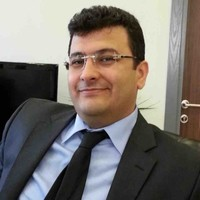
#> input picture DeepFacePractice1/_archive/backups/images_backup/kisi_A_1.jpg, 200 x 200 px
$ python -i moire_pattern_analysis.py   (imports and definitions only)   (older library calls are emulated)
#> lines starting #> are read from the running program, lines starting #| are printed output that depends on the picture; after the words box and inside, x2 and y2 are one past the last pixel; in counts of white or black regions, pixels touching at a corner belong together
"""Shared moire-pattern analysis for screen replay and texture liveness checks."""

from __future__ import annotations

from typing import Sequence

import cv2
import numpy as np

DEFAULT_GABOR_KSIZE = (21, 21)
DEFAULT_GABOR_SIGMA = 5.0
DEFAULT_GABOR_LAMBDA = 10.0
DEFAULT_GABOR_GAMMA = 0.5
DEFAULT_GABOR_PSI = 0
DEFAULT_GABOR_THETAS = (0.0, np.pi / 4, np.pi / 2, 3 * np.pi / 4)
DEFAULT_RESPONSE_STD_THRESHOLD = 30.0
DEFAULT_CENTER_FOCUS_RATIO = 0.72


def build_default_moire_gabor_kernels() -> list[np.ndarray]:
    """Create the default Gabor bank used by the texture detectors."""
    return [
        cv2.getGaborKernel(
            ksize=DEFAULT_GABOR_KSIZE,
            sigma=DEFAULT_GABOR_SIGMA,
            theta=theta,
            lambd=DEFAULT_GABOR_LAMBDA,
            gamma=DEFAULT_GABOR_GAMMA,
            psi=DEFAULT_GABOR_PSI,
        )
        for theta in DEFAULT_GABOR_THETAS
    ]


def analyze_moire_pattern(
    gray: np.ndarray,
    *,
    gabor_kernels: Sequence[np.ndarray] | None = None,
    response_std_threshold: float = DEFAULT_RESPONSE_STD_THRESHOLD,
) -> dict[str, float | list[float]]:
    """Analyze periodic moire-like responses in a grayscale image.

    Returns normalized risk in [0,1] plus raw detector diagnostics.
    """
    kernels = list(gabor_kernels) if gabor_kernels is not None else build_default_moire_gabor_kernels()
    if gray is None or gray.size == 0 or not kernels:
        return {
            "moire_risk": 0.0,
            "moire_score": 100.0,
            "moire_response_count": 0.0,
            "moire_response_fraction": 0.0,
            "moire_response_std_mean": 0.0,
            "moire_response_std_max": 0.0,
            "moire_response_stds": [],
        }

    focus_gray, focus_ratio = _extract_center_focus(gray)
    clahe = cv2.createCLAHE(clipLimit=2.0, tileGridSize=(8, 8))
    normalized_gray = clahe.apply(focus_gray)

    response_stds: list[float] = []
    strong_response_count = 0
    for kernel in kernels:
        filtered = cv2.filter2D(normalized_gray, cv2.CV_64F, kernel)
        response_std = float(np.std(filtered))
        response_stds.append(response_std)
        if response_std > response_std_threshold:
            strong_response_count += 1

    response_fraction = strong_response_count / max(len(kernels), 1)
    response_std_mean = float(np.mean(response_stds)) if response_stds else 0.0
    response_std_max = float(np.max(response_stds)) if response_stds else 0.0
    response_std_min = float(np.min(response_stds)) if response_stds else 0.0
    response_std_range = max(0.0, response_std_max - response_std_min)
    response_std_std = float(np.std(response_stds)) if response_stds else 0.0
    normalized_excess = [_clamp01((std - response_std_threshold) / max(response_std_threshold, 1e-6)) for std in response_stds]
    gabor_strength = float(np.mean(normalized_excess)) if normalized_excess else 0.0
    orientation_selectivity = 0.0
    if response_std_max > 1e-6:
        orientation_selectivity = _clamp01(response_std_range / response_std_max)
    periodic_gabor_risk = _clamp01(gabor_strength * (0.35 + 0.65 * orientation_selectivity))

    fft_details = _compute_fft_periodicity(normalized_gray)
    fft_risk = float(fft_details["moire_fft_risk"])
    moire_risk = _clamp01(
        0.45 * periodic_gabor_risk
        + 0.30 * fft_risk
        + 0.15 * response_fraction
        + 0.10 * _clamp01(response_std_std / max(response_std_threshold, 1e-6))
    )
    moire_score = 100.0 * (1.0 - moire_risk)

    return {
        "moire_risk": moire_risk,
        "moire_score": moire_score,
        "moire_response_count": float(strong_response_count),
        "moire_response_fraction": response_fraction,
        "moire_response_std_mean": response_std_mean,
        "moire_response_std_max": response_std_max,
        "moire_response_std_min": response_std_min,
        "moire_response_std_range": response_std_range,
        "moire_response_std_std": response_std_std,
        "moire_gabor_strength": gabor_strength,
        "moire_orientation_selectivity": orientation_selectivity,
        "moire_periodic_gabor_risk": periodic_gabor_risk,
        "moire_center_focus_ratio": focus_ratio,
        "moire_response_stds": response_stds,
        **fft_details,
    }


def _clamp01(value: float) -> float:
    return max(0.0, min(1.0, float(value)))


def _extract_center_focus(gray: np.ndarray, focus_ratio: float = DEFAULT_CENTER_FOCUS_RATIO) -> tuple[np.ndarray, float]:
    if gray is None or gray.size == 0:
        return gray, focus_ratio
    h, w = gray.shape[:2]
    crop_h = max(16, int(round(h * focus_ratio)))
    crop_w = max(16, int(round(w * focus_ratio)))
    y1 = max(0, (h - crop_h) // 2)
    x1 = max(0, (w - crop_w) // 2)
    y2 = min(h, y1 + crop_h)
    x2 = min(w, x1 + crop_w)
    return gray[y1:y2, x1:x2], focus_ratio


def _compute_fft_periodicity(gray: np.ndarray) -> dict[str, float]:
    if gray is None or gray.size == 0:
        return {
            "moire_fft_mid_low_ratio": 0.0,
            "moire_fft_peak_ratio": 0.0,
            "moire_fft_risk": 0.0,
        }

    resized = gray
    h, w = gray.shape[:2]
    max_side = max(h, w)
    if max_side > 256:
        scale = 256.0 / float(max_side)
        resized = cv2.resize(
            gray,
            (max(1, int(round(w * scale))), max(1, int(round(h * scale)))),
            interpolation=cv2.INTER_AREA,
        )

    spectrum = np.fft.fftshift(np.fft.fft2(resized.astype(np.float32)))
    magnitude = np.log1p(np.abs(spectrum))
    h2, w2 = magnitude.shape[:2]
    cy, cx = h2 / 2.0, w2 / 2.0
    yy, xx = np.ogrid[:h2, :w2]
    radius = np.sqrt((yy - cy) ** 2 + (xx - cx) ** 2)
    half_side = min(h2, w2) / 2.0
    low_radius = max(2.0, half_side / 14.0)
    mid_radius = max(low_radius + 1.0, half_side / 4.2)

    low_mask = radius <= low_radius
    mid_mask = (radius > low_radius) & (radius <= mid_radius)
    low_energy = float(np.mean(magnitude[low_mask])) if np.any(low_mask) else 0.0
    mid_energy = float(np.mean(magnitude[mid_mask])) if np.any(mid_mask) else 0.0
    peak_energy = float(np.max(magnitude[mid_mask])) if np.any(mid_mask) else 0.0

    mid_low_ratio = mid_energy / max(low_energy, 1e-6)
    peak_ratio = peak_energy / max(mid_energy, 1e-6)
    fft_risk = _clamp01(
        0.65 * _normalize(mid_low_ratio, 0.82, 1.18)
        + 0.35 * _normalize(peak_ratio, 1.55, 2.80)
    )
    return {
        "moire_fft_mid_low_ratio": mid_low_ratio,
        "moire_fft_peak_ratio": peak_ratio,
        "moire_fft_risk": fft_risk,
    }


def _normalize(value: float, low: float, high: float) -> float:
    if high <= low:
        return 0.0
    return _clamp01((float(value) - low) / (high - low))

>>> import cv2
>>> picture = cv2.imread('../../../../../../../../DeepFacePractice1/_archive/backups/images_backup/kisi_A_1.jpg', cv2.IMREAD_GRAYSCALE)
#> picture: shape (200, 200); min 0, max 253, mean 115.2
>>> result = analyze_moire_pattern(picture)
#> in analyze_moire_pattern, `focus_gray, focus_ratio = _extract_center_focus(gray)`:
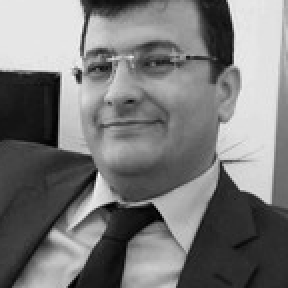
#> focus_gray: shape (144, 144) (shown 2 times larger); min 0, max 253, mean 121.3
#> in analyze_moire_pattern, `focus_gray, focus_ratio = _extract_center_focus(gray)`: focus_ratio = 0.72
#> in analyze_moire_pattern, `normalized_gray = clahe.apply(focus_gray)`:
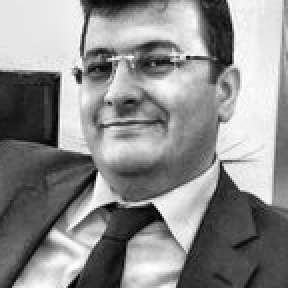
#> normalized_gray: shape (144, 144) (shown 2 times larger); min 2, max 255, mean 140.8
#> the loop in analyze_moire_pattern, `for kernel in kernels:` made 4 passes
#> response_std on passes 1 to 4: 1202.7, 1155.9, 1032.4, 903
#> pass 1, in analyze_moire_pattern, `filtered = cv2.filter2D(normalized_gray, cv2.CV_64F, kernel)`:
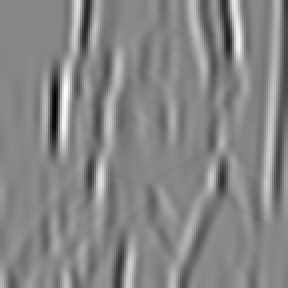
#> filtered: shape (144, 144) float64 (shown 2 times larger); min -6548, max 5864.6, mean -14.4; drawn with min black and max white
#> after the loop in analyze_moire_pattern, `for kernel in kernels:`:
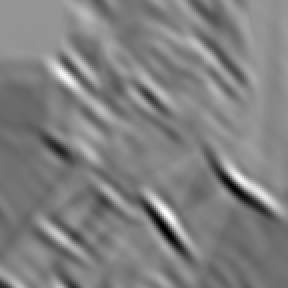
#> filtered: shape (144, 144) float64 (shown 2 times larger); min -3634.5, max 5885, mean 1167.5; drawn with min black and max white
#> after the loop in analyze_moire_pattern, `for kernel in kernels:`: response_stds = [1202.7, 1155.9, 1032.4, 903]; strong_response_count = 4
#> in analyze_moire_pattern, `response_fraction = strong_response_count / max(len(kernels), 1)`: response_fraction = 1
#> in analyze_moire_pattern, `response_std_mean = float(np.mean(response_stds)) if response_stds els..`: response_std_mean = 1073.5
#> in analyze_moire_pattern, `response_std_max = float(np.max(response_stds)) if response_stds else ..`: response_std_max = 1202.7
#> in analyze_moire_pattern, `response_std_min = float(np.min(response_stds)) if response_stds else ..`: response_std_min = 903
#> in analyze_moire_pattern, `response_std_range = max(0.0, response_std_max - response_std_min)`: response_std_range = 299.6
#> in analyze_moire_pattern, `response_std_std = float(np.std(response_stds)) if response_stds else ..`: response_std_std = 116.4
#> in analyze_moire_pattern, `normalized_excess = [_clamp01((std - response_std_threshold) / max(res..`: normalized_excess = [1, 1, 1, 1]
#> in analyze_moire_pattern, `gabor_strength = float(np.mean(normalized_excess)) if normalized_exces..`: gabor_strength = 1
#> in analyze_moire_pattern, `orientation_selectivity = _clamp01(response_std_range / response_std_m..`: orientation_selectivity = 0.249
#> in analyze_moire_pattern, `periodic_gabor_risk = _clamp01(gabor_strength * (0.35 + 0.65 * orienta..`: periodic_gabor_risk = 0.512
#> in _compute_fft_periodicity, `magnitude = np.log1p(np.abs(spectrum))`:
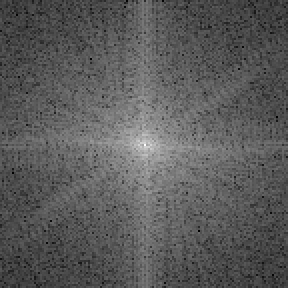
#> magnitude: shape (144, 144) float64 (shown 2 times larger); min 2.87, max 14.89, mean 7.15; drawn with min black and max white
#> in _compute_fft_periodicity, `low_energy = float(np.mean(magnitude[low_mask])) if np.any(low_mask) e..`: low_energy = 11.43
#> in _compute_fft_periodicity, `low_energy = float(np.mean(magnitude[low_mask])) if np.any(low_mask) e..`:
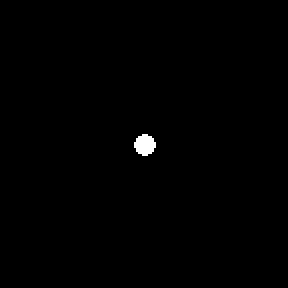
#> low_mask: shape (144, 144) bool (shown 2 times larger); 0.43% white; 1 white region, box (x1, y1, x2, y2) and area: (67, 67, 78, 78) 89
#> in _compute_fft_periodicity, `mid_energy = float(np.mean(magnitude[mid_mask])) if np.any(mid_mask) e..`: mid_energy = 9.59
#> in _compute_fft_periodicity, `mid_energy = float(np.mean(magnitude[mid_mask])) if np.any(mid_mask) e..`:
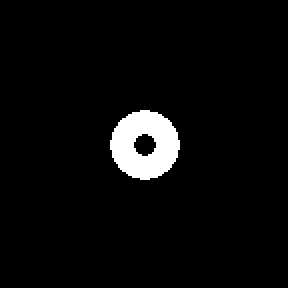
#> mid_mask: shape (144, 144) bool (shown 2 times larger); 4.1% white; 1 white region, box (x1, y1, x2, y2) and area: (55, 55, 90, 90) 844
#> in _compute_fft_periodicity, `peak_energy = float(np.max(magnitude[mid_mask])) if np.any(mid_mask) e..`: peak_energy = 11.38
#> in _compute_fft_periodicity, `mid_low_ratio = mid_energy / max(low_energy, 1e-6)`: mid_low_ratio = 0.839
#> in _compute_fft_periodicity, `peak_ratio = peak_energy / max(mid_energy, 1e-6)`: peak_ratio = 1.19
#> in _compute_fft_periodicity, `fft_risk = _clamp01( 0.65 * _normalize(mid_low_ratio, 0.82, 1.18) + 0...`: fft_risk = 0.0344
#> in analyze_moire_pattern, `fft_details = _compute_fft_periodicity(normalized_gray)`: fft_details = {'moire_fft_mid_low_ratio': 0.839, 'moire_fft_peak_ratio': 1.19, 'moire_fft_risk': 0.0344}
#> in analyze_moire_pattern, `fft_risk = float(fft_details["moire_fft_risk"])`: fft_risk = 0.0344
#> in analyze_moire_pattern, `moire_risk = _clamp01( 0.45 * periodic_gabor_risk + 0.30 * fft_risk + ..`: moire_risk = 0.491
#> in analyze_moire_pattern, `moire_score = 100.0 * (1.0 - moire_risk)`: moire_score = 50.93
#> result = 17 items

$ run again, on DeepFacePractice1/_archive/backups/images_backup/kisi_A_2.jpg
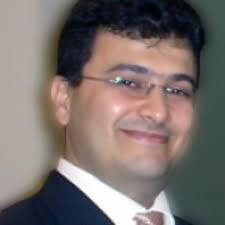
#> input picture DeepFacePractice1/_archive/backups/images_backup/kisi_A_2.jpg, 225 x 225 px
#> focus_ratio = 0.72
#> the loop in analyze_moire_pattern, `for kernel in kernels:` made 4 passes
#> response_std on passes 1 to 4: 600, 648.7, 866.8, 751.2
#> after the loop in analyze_moire_pattern, `for kernel in kernels:`:
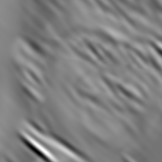
#> filtered: shape (162, 162) float64; min -4261.8, max 6508.5, mean 1156.1; drawn with min black and max white
#> after the loop in analyze_moire_pattern, `for kernel in kernels:`: response_stds = [600, 648.7, 866.8, 751.2]; strong_response_count = 4
#> response_fraction = 1
#> response_std_mean = 716.7
#> response_std_max = 866.8
#> response_std_min = 600
#> response_std_range = 266.8
#> response_std_std = 102.4
#> normalized_excess = [1, 1, 1, 1]
#> gabor_strength = 1
#> orientation_selectivity = 0.308
#> periodic_gabor_risk = 0.55
#> in _compute_fft_periodicity, `magnitude = np.log1p(np.abs(spectrum))`:
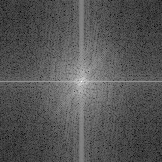
#> magnitude: shape (162, 162) float64; min 1.95, max 15.11, mean 6.37; drawn with min black and max white
#> low_energy = 11.27
#> low_mask: shape (162, 162) bool; 0.38% white; 1 white region, box (x1, y1, x2, y2) and area: (76, 76, 87, 87) 101
#> mid_energy = 9.3
#> mid_mask: shape (162, 162) bool; 4.1% white; 1 white region, box (x1, y1, x2, y2) and area: (62, 62, 101, 101) 1076
#> peak_energy = 11.89
#> mid_low_ratio = 0.825
#> peak_ratio = 1.28
#> in _compute_fft_periodicity, `fft_risk = _clamp01( 0.65 * _normalize(mid_low_ratio, 0.82, 1.18) + 0...`: fft_risk = 0.00859
#> fft_details = {'moire_fft_mid_low_ratio': 0.825, 'moire_fft_peak_ratio': 1.28, 'moire_fft_risk': 0.00859}
#> in analyze_moire_pattern, `fft_risk = float(fft_details["moire_fft_risk"])`: fft_risk = 0.00859
#> moire_risk = 0.5
#> moire_score = 49.99
#> result = 17 items

$ run again, on DeepFacePractice1/_archive/backups/images_backup/kisi_B_1.jpg
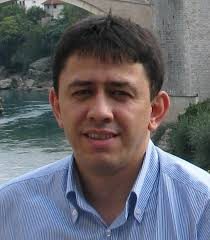
#> input picture DeepFacePractice1/_archive/backups/images_backup/kisi_B_1.jpg, 210 x 240 px
#> focus_ratio = 0.72
#> the loop in analyze_moire_pattern, `for kernel in kernels:` made 4 passes
#> response_std on passes 1 to 4: 1116.2, 774, 889.3, 819.5
#> after the loop in analyze_moire_pattern, `for kernel in kernels:`:
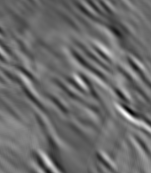
#> filtered: shape (173, 151) float64; min -2539.3, max 5777.2, mean 986.4; drawn with min black and max white
#> after the loop in analyze_moire_pattern, `for kernel in kernels:`: response_stds = [1116.2, 774, 889.3, 819.5]; strong_response_count = 4
#> response_fraction = 1
#> response_std_mean = 899.7
#> response_std_max = 1116.2
#> response_std_min = 774
#> response_std_range = 342.2
#> response_std_std = 131.5
#> normalized_excess = [1, 1, 1, 1]
#> gabor_strength = 1
#> orientation_selectivity = 0.307
#> periodic_gabor_risk = 0.549
#> low_energy = 11.28
#> low_mask: shape (173, 151) bool; 0.34% white; 1 white region, box (x1, y1, x2, y2) and area: (71, 82, 81, 92) 88
#> mid_energy = 9.67
#> in _compute_fft_periodicity, `mid_energy = float(np.mean(magnitude[mid_mask])) if np.any(mid_mask) e..`:
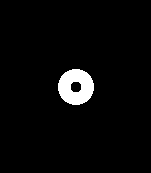
#> mid_mask: shape (173, 151) bool; 3.6% white; 1 white region, box (x1, y1, x2, y2) and area: (58, 69, 94, 105) 932
#> peak_energy = 11.85
#> mid_low_ratio = 0.857
#> peak_ratio = 1.23
#> in _compute_fft_periodicity, `fft_risk = _clamp01( 0.65 * _normalize(mid_low_ratio, 0.82, 1.18) + 0...`: fft_risk = 0.0674
#> fft_details = {'moire_fft_mid_low_ratio': 0.857, 'moire_fft_peak_ratio': 1.23, 'moire_fft_risk': 0.0674}
#> in analyze_moire_pattern, `fft_risk = float(fft_details["moire_fft_risk"])`: fft_risk = 0.0674
#> moire_risk = 0.517
#> moire_score = 48.26
#> result = 17 items
